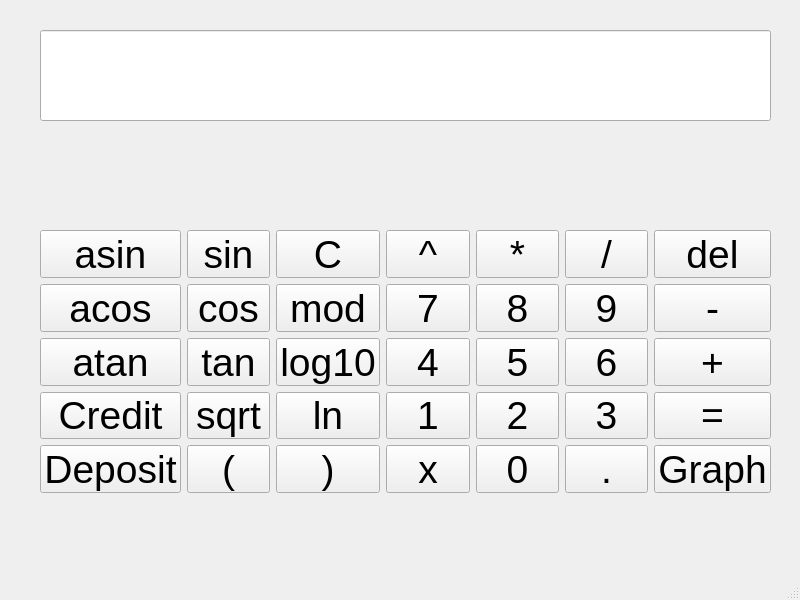
<?xml version="1.0" encoding="UTF-8"?>
<ui version="4.0">
 <class>SmartCalc</class>
 <widget class="QMainWindow" name="SmartCalc">
  <property name="geometry">
   <rect>
    <x>0</x>
    <y>0</y>
    <width>800</width>
    <height>600</height>
   </rect>
  </property>
  <property name="font">
   <font>
    <pointsize>29</pointsize>
   </font>
  </property>
  <property name="windowTitle">
   <string>SmartCalc</string>
  </property>
  <widget class="QWidget" name="centralwidget">
   <widget class="QWidget" name="gridLayoutWidget">
    <property name="geometry">
     <rect>
      <x>40</x>
      <y>230</y>
      <width>731</width>
      <height>263</height>
     </rect>
    </property>
    <layout class="QGridLayout" name="gridLayout">
     <item row="4" column="5">
      <widget class="QPushButton" name="pushButton_3">
       <property name="text">
        <string>3</string>
       </property>
      </widget>
     </item>
     <item row="0" column="2">
      <widget class="QPushButton" name="pushButton_clear">
       <property name="text">
        <string>C</string>
       </property>
      </widget>
     </item>
     <item row="4" column="2">
      <widget class="QPushButton" name="pushButton_ln">
       <property name="text">
        <string>ln</string>
       </property>
      </widget>
     </item>
     <item row="3" column="4">
      <widget class="QPushButton" name="pushButton_5">
       <property name="text">
        <string>5</string>
       </property>
      </widget>
     </item>
     <item row="3" column="0">
      <widget class="QPushButton" name="pushButton_atan">
       <property name="text">
        <string>atan</string>
       </property>
      </widget>
     </item>
     <item row="2" column="5">
      <widget class="QPushButton" name="pushButton_9">
       <property name="text">
        <string>9</string>
       </property>
      </widget>
     </item>
     <item row="0" column="0">
      <widget class="QPushButton" name="pushButton_asin">
       <property name="text">
        <string>asin</string>
       </property>
      </widget>
     </item>
     <item row="2" column="0">
      <widget class="QPushButton" name="pushButton_acos">
       <property name="text">
        <string>acos</string>
       </property>
      </widget>
     </item>
     <item row="3" column="5">
      <widget class="QPushButton" name="pushButton_6">
       <property name="text">
        <string>6</string>
       </property>
      </widget>
     </item>
     <item row="6" column="2">
      <widget class="QPushButton" name="pushButton_cp">
       <property name="text">
        <string>)</string>
       </property>
      </widget>
     </item>
     <item row="3" column="1">
      <widget class="QPushButton" name="pushButton_tan">
       <property name="text">
        <string>tan</string>
       </property>
      </widget>
     </item>
     <item row="2" column="3">
      <widget class="QPushButton" name="pushButton_7">
       <property name="text">
        <string>7</string>
       </property>
      </widget>
     </item>
     <item row="3" column="3">
      <widget class="QPushButton" name="pushButton_4">
       <property name="text">
        <string>4</string>
       </property>
      </widget>
     </item>
     <item row="2" column="1">
      <widget class="QPushButton" name="pushButton_cos">
       <property name="text">
        <string>cos</string>
       </property>
      </widget>
     </item>
     <item row="4" column="1">
      <widget class="QPushButton" name="pushButton_sqrt">
       <property name="text">
        <string>sqrt</string>
       </property>
      </widget>
     </item>
     <item row="6" column="4">
      <widget class="QPushButton" name="pushButton_0">
       <property name="text">
        <string>0</string>
       </property>
      </widget>
     </item>
     <item row="0" column="3">
      <widget class="QPushButton" name="pushButton_power">
       <property name="text">
        <string>^</string>
       </property>
      </widget>
     </item>
     <item row="3" column="2">
      <widget class="QPushButton" name="pushButton_log">
       <property name="text">
        <string>log10</string>
       </property>
      </widget>
     </item>
     <item row="6" column="3">
      <widget class="QPushButton" name="pushButton_x">
       <property name="text">
        <string>x</string>
       </property>
      </widget>
     </item>
     <item row="4" column="3">
      <widget class="QPushButton" name="pushButton_1">
       <property name="text">
        <string>1</string>
       </property>
      </widget>
     </item>
     <item row="6" column="0">
      <widget class="QPushButton" name="pushButton_deposit">
       <property name="text">
        <string>Deposit</string>
       </property>
      </widget>
     </item>
     <item row="0" column="4">
      <widget class="QPushButton" name="pushButton_multiply">
       <property name="text">
        <string>*</string>
       </property>
      </widget>
     </item>
     <item row="2" column="2">
      <widget class="QPushButton" name="pushButton_nod">
       <property name="text">
        <string>mod</string>
       </property>
      </widget>
     </item>
     <item row="6" column="5">
      <widget class="QPushButton" name="pushButton_dot">
       <property name="text">
        <string>.</string>
       </property>
      </widget>
     </item>
     <item row="2" column="4">
      <widget class="QPushButton" name="pushButton_8">
       <property name="text">
        <string>8</string>
       </property>
      </widget>
     </item>
     <item row="0" column="5">
      <widget class="QPushButton" name="pushButton_divide">
       <property name="text">
        <string>/</string>
       </property>
      </widget>
     </item>
     <item row="0" column="1">
      <widget class="QPushButton" name="pushButton_sin">
       <property name="text">
        <string>sin</string>
       </property>
      </widget>
     </item>
     <item row="4" column="4">
      <widget class="QPushButton" name="pushButton_2">
       <property name="text">
        <string>2</string>
       </property>
      </widget>
     </item>
     <item row="6" column="1">
      <widget class="QPushButton" name="pushButton_op">
       <property name="text">
        <string>(</string>
       </property>
      </widget>
     </item>
     <item row="4" column="0">
      <widget class="QPushButton" name="pushButton_credit">
       <property name="text">
        <string>Credit</string>
       </property>
      </widget>
     </item>
     <item row="2" column="6">
      <widget class="QPushButton" name="pushButton_minus">
       <property name="text">
        <string>-</string>
       </property>
      </widget>
     </item>
     <item row="3" column="6">
      <widget class="QPushButton" name="pushButton_plus">
       <property name="text">
        <string>+</string>
       </property>
      </widget>
     </item>
     <item row="4" column="6">
      <widget class="QPushButton" name="pushButton_eq">
       <property name="text">
        <string>=</string>
       </property>
      </widget>
     </item>
     <item row="6" column="6">
      <widget class="QPushButton" name="pushButton_graph">
       <property name="text">
        <string>Graph</string>
       </property>
      </widget>
     </item>
     <item row="0" column="6">
      <widget class="QPushButton" name="pushButton_del">
       <property name="text">
        <string>del</string>
       </property>
      </widget>
     </item>
    </layout>
   </widget>
   <widget class="QLineEdit" name="lineEdit">
    <property name="geometry">
     <rect>
      <x>40</x>
      <y>30</y>
      <width>731</width>
      <height>91</height>
     </rect>
    </property>
   </widget>
  </widget>
  <widget class="QMenuBar" name="menubar">
   <property name="geometry">
    <rect>
     <x>0</x>
     <y>0</y>
     <width>800</width>
     <height>24</height>
    </rect>
   </property>
  </widget>
  <widget class="QStatusBar" name="statusbar"/>
 </widget>
 <resources/>
 <connections/>
</ui>
